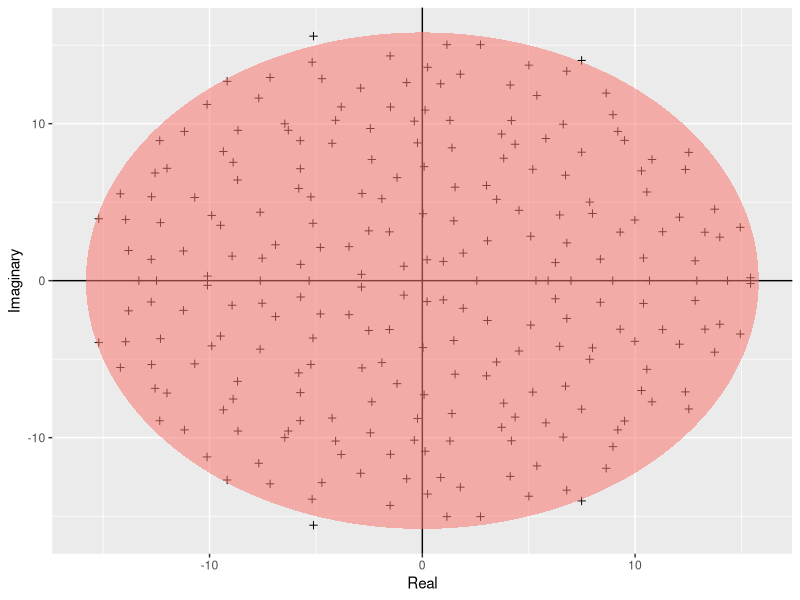

Write R code to recreate this figure.
install.packages("ggplot2")
require(ggplot2)

build_ellipse = function(hradius,vradius){
  npoints = 250
  a = seq(0,2*pi, length = npoints+1)
  x = hradius*cos(a)
  y = vradius*sin(a)
  return(data.frame(x=x,y=y))
}
N = 250
M = matrix(rnorm(N*N),N,N)
eigvals = eigen(M)$values
eigDF = data.frame("Real"=Re(eigvals), "Imaginary" = Im(eigvals))
my_radius = sqrt(N)
ellDF = build_ellipse(my_radius,my_radius)
names(ellDF) = c("Real","Imaginary")

pdf("../results/Girko.pdf")
p = ggplot(eigDF, aes(x=Real, y=Imaginary))
p = p+geom_point(shape = I(3)) + theme(legend.position = "none")
p = p+geom_hline(aes(yintercept = 0))
p = p+geom_vline(aes(xintercept = 0))
p = p+geom_polygon(data = ellDF, aes(x=Real, y=Imaginary, alpha=1/20, fill="red"))
p
graphics.off()